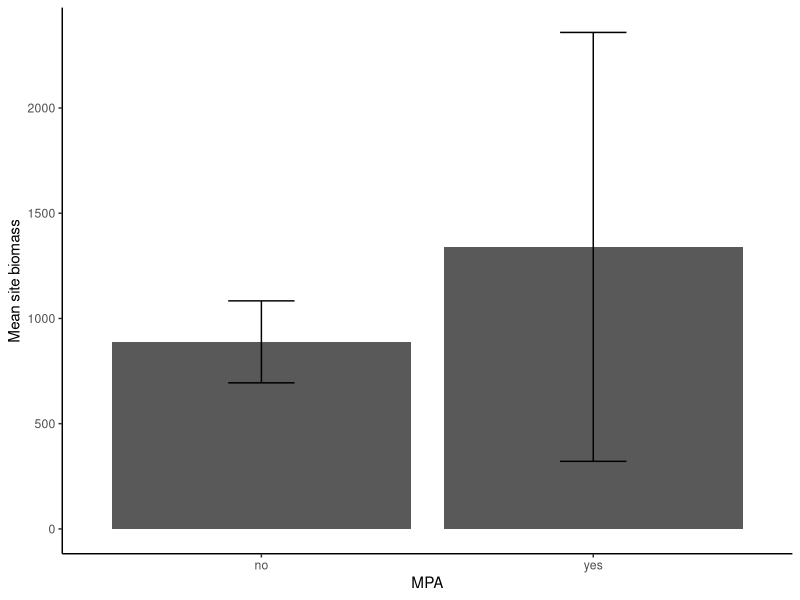
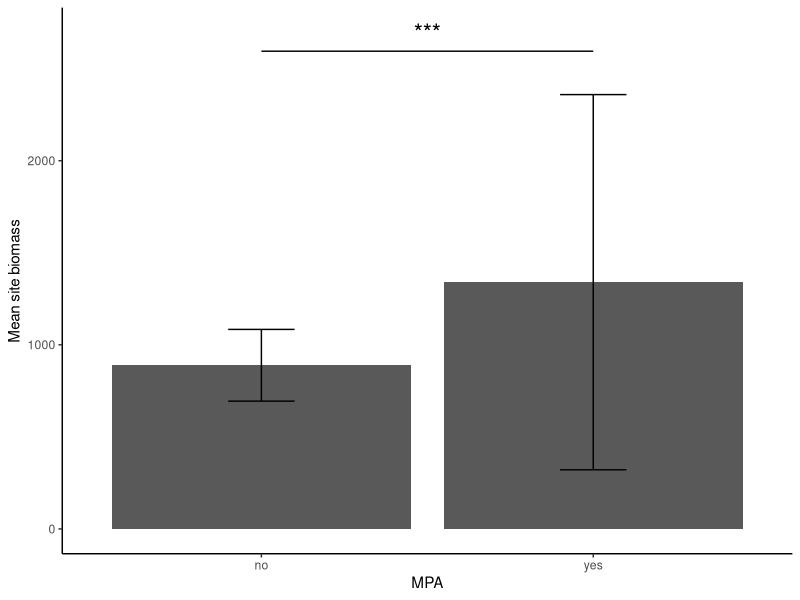
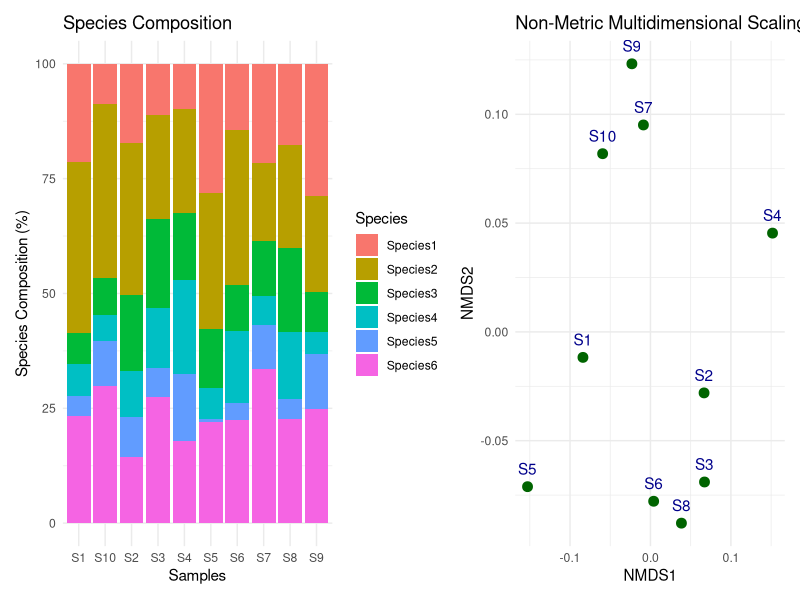
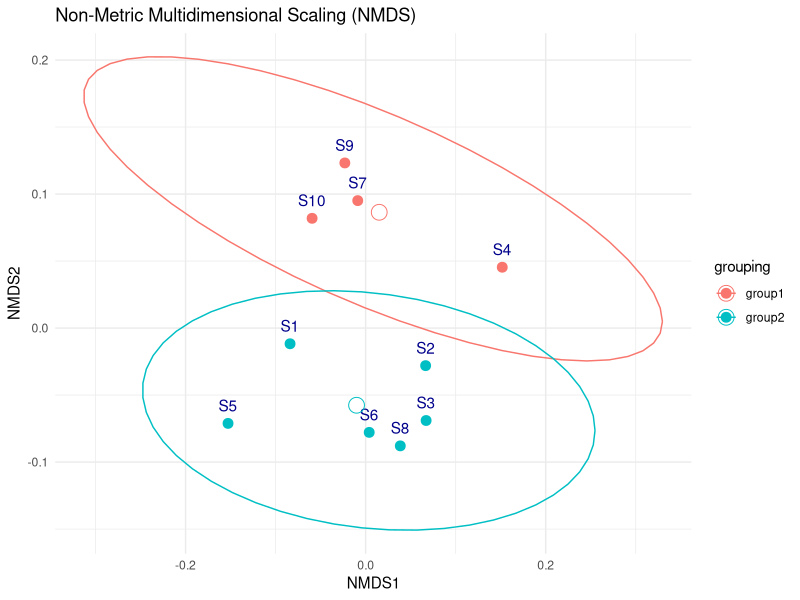

These figures' R source, in order:
## ---- chunk 1
#| echo: false

library(tidyverse)

example_data <- tibble::tibble(
  Date = c("2-Jan", "2-Jan", "2-Jan", "3-Jan", "3-Jan", "3-Jan", "4-Jan", "4-Jan", "4-Jan",
           "2-Jan", "2-Jan", "2-Jan", "3-Jan", "3-Jan", "3-Jan", "4-Jan", "4-Jan", "4-Jan"),
  MPA = c("yes", "yes", "yes", "yes", "yes", "yes", "yes", "yes", "yes",
          "no", "no", "no", "no", "no", "no", "no", "no", "no"),
  size_class = c(2.5, 5, 7.5, 2.5, 5, 7.5, 2.5, 5, 7.5, 
                 2.5, 5, 7.5, 2.5, 5, 7.5, 2.5, 5, 7.5),
  N = c(202, 97, 87, 55, 330, 698, 190, 50, 10,
        186, 22, 244, 696, 373, 120, 100, 90, 88),
  Richness = c(16, 20, 7, 13, 12, 13, 10, 3, 1,
               12, 9, 8, 10, 14, 8, 11, 2, 3)
)

# Summarising data before plotting
summary_data <- 
  example_data |> 
  drop_na() |> 
  mutate(weight = 0.01 * (size_class^3)) |> 
  mutate(biomass = weight * N) |> 
  summarise(total_biomass = sum(biomass), .by = c(Date, MPA)) |> 
  summarise(mean_biomass = mean(total_biomass), 
            sd_biomass = sd(total_biomass),
            n = n(),
            .by = c(MPA)) |> 
  mutate(se = sd_biomass / sqrt(n))


ggplot(summary_data, aes(x = MPA, y = mean_biomass)) +
  geom_col() +
  geom_errorbar(aes(ymin = mean_biomass - se, ymax = mean_biomass + se), width = 0.2) +
  theme_classic() +
  labs(y = "Mean site biomass")


## ---- chunk 2

y_star <- max(summary_data$mean_biomass + summary_data$se) * 1.1
y_line <- y_star + max(summary_data$se) * 0.1

ggplot(summary_data, aes(x = MPA, y = mean_biomass)) +
  geom_col() +
  geom_errorbar(aes(ymin = mean_biomass - se, ymax = mean_biomass + se), width = 0.2) +
  geom_segment(aes(x = 1, xend = 2, y = y_star, yend = y_star), linewidth = 0.5, data = tibble()) + 
  geom_text(aes(x = 1.5, y = y_line, label = "***"), size = 6, data = tibble()) +
  theme_classic() +
  labs(y = "Mean site biomass")

## ---- chunk 3
#| echo: false
#| error: false
#| warning: false
#| include: false
#| output: false

library(vegan)

set.seed(123)

species_data <- data.frame(
  Sample = paste0("S", 1:10),
  Species1 = sample(10:50, 10, replace = TRUE),
  Species2 = sample(20:70, 10, replace = TRUE),
  Species3 = sample(5:40, 10, replace = TRUE),
  Species4 = sample(5:30, 10, replace = TRUE),
  Species5 = sample(1:20, 10, replace = TRUE),
  Species6 = sample(15:60, 10, replace = TRUE)
)

species_percent <- 
  species_data %>%
  pivot_longer(cols = -Sample, names_to = "Species", values_to = "Abundance") %>%
  group_by(Sample) %>%
  mutate(Percentage = Abundance / sum(Abundance) * 100)

# one way to visualise spp compoisition data
bar_plot <- 
  ggplot(species_percent, aes(x = Sample, y = Percentage, fill = Species)) +
  geom_bar(stat = "identity", position = "stack") +
  theme_minimal() +
  labs(y = "Species Composition (%)", x = "Samples", title = "Species Composition")

# remove the sample name
nmds_data <- species_data[, -1]

nmds_result <- metaMDS(nmds_data, distance = "bray", k = 2, trymax = 100)

nmds_scores <- as.data.frame(nmds_result$points)
nmds_scores$Sample <- species_data$Sample  # Add sample labels

nmds_plot <- 
  ggplot(nmds_scores, aes(x = MDS1, y = MDS2, label = Sample)) +
  geom_point(color = "darkgreen", size = 3) +
  geom_text(vjust = -1, hjust = 0.5, color = "darkblue") +
  theme_minimal() +
  labs(x = "NMDS1", y = "NMDS2", title = "Non-Metric Multidimensional Scaling (NMDS)")

## ---- chunk 4
library(patchwork)
bar_plot + nmds_plot
## ---- chunk 5

elps_center <- 
  nmds_scores %>% 
  mutate(grouping = case_when(Sample %in% c("S4", "S9", "S10", "S7") ~ "group1", 
         TRUE ~ "group2")) |> 
  summarise(MDS1 = mean(MDS1), 
            MDS2 = mean(MDS2), 
            .by = grouping) 
nmds_scores |> 
 mutate(grouping = case_when(Sample %in% c("S4", "S9", "S10", "S7") ~ "group1", 
         TRUE ~ "group2")) |> 
  ggplot(aes(x = MDS1, y = MDS2,  col = grouping)) +
  geom_point(size = 3) +
  geom_text(aes(label = Sample), vjust = -1, hjust = 0.5, color = "darkblue") +
  theme_minimal() +
  labs(x = "NMDS1", y = "NMDS2", title = "Non-Metric Multidimensional Scaling (NMDS)") +
  stat_ellipse(level = 0.95) + # adds ellipses (level default = 0.95)
  geom_point(data = elps_center, size = 5, pch = 21)

